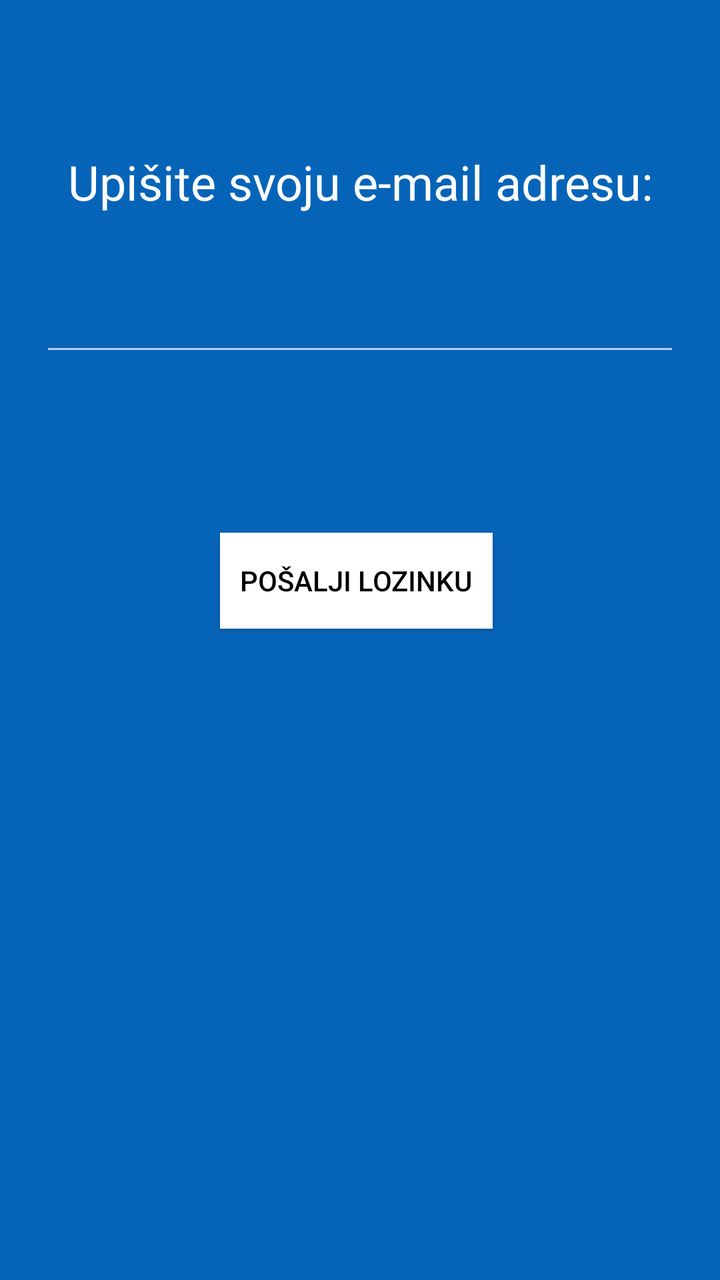
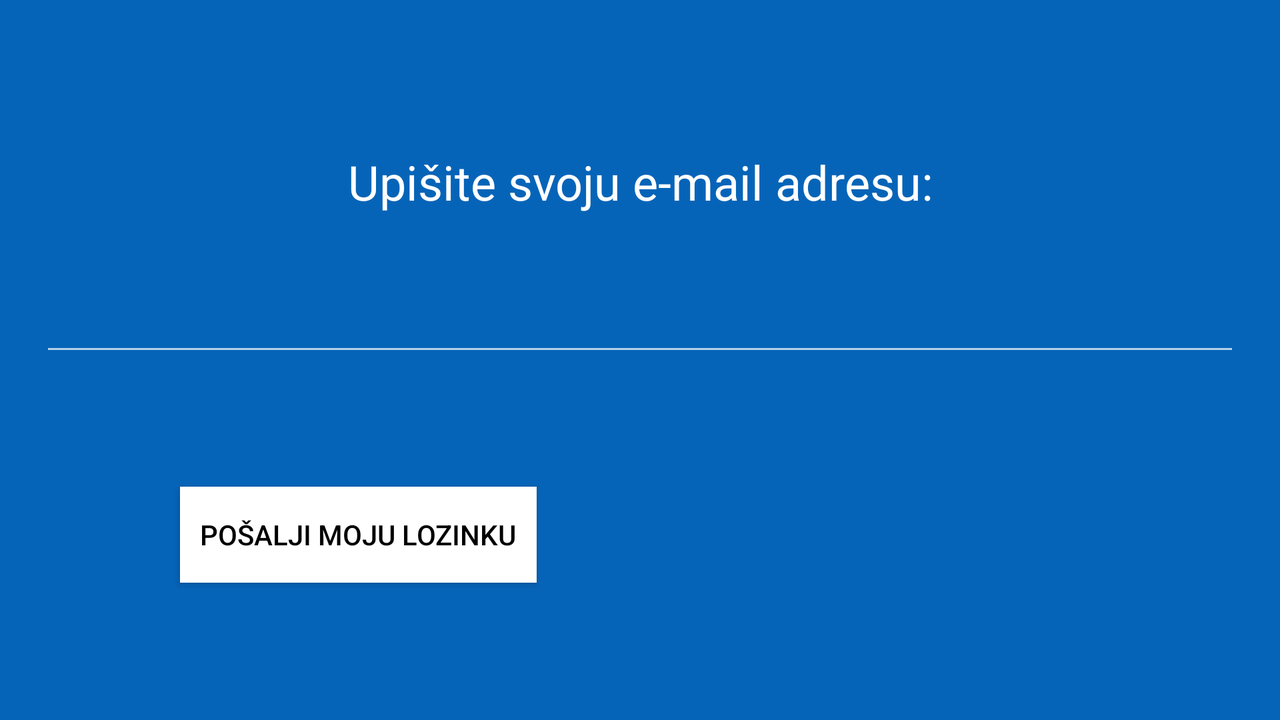

The same Android screen from two of the app's own layout files: first res/layout/ as a phone draws it, then the repository's variant for another configuration, drawn on a device whose configuration selects that folder. Both files follow.
<!-- AndroidManifest.xml: application theme AppTheme -->
<!-- res/layout/activity_lozinka.xml -->
<?xml version="1.0" encoding="utf-8"?>
<androidx.appcompat.widget.LinearLayoutCompat xmlns:android="http://schemas.android.com/apk/res/android"
    xmlns:app="http://schemas.android.com/apk/res-auto"
    xmlns:tools="http://schemas.android.com/tools"
    android:layout_width="match_parent"
    android:layout_height="match_parent"
    android:background="#0664b8"
    android:orientation="vertical"
    tools:context=".LozinkaActivity">

    <TextView
        android:id="@+id/textView_upis_email_adrese"
        android:layout_width="match_parent"
        android:layout_height="42dp"
        android:layout_marginTop="70dp"
        android:gravity="center"
        android:text="@string/upisite_svoju_e_mail_adresu"
        android:textColor="#FFFFFF"
        android:textSize="24sp" />

    <LinearLayout
        android:layout_width="match_parent"
        android:layout_height="wrap_content"
        android:layout_marginStart="20dp"
        android:layout_marginEnd="20dp">

        <com.google.android.material.textfield.TextInputLayout
            android:layout_width="match_parent"
            android:layout_height="wrap_content"
            app:errorEnabled="true">

            <com.google.android.material.textfield.TextInputEditText
                android:id="@+id/upisana_email_adresa"
                android:layout_width="match_parent"
                android:layout_height="60dp"
                android:inputType="textEmailAddress">

            </com.google.android.material.textfield.TextInputEditText>
        </com.google.android.material.textfield.TextInputLayout>


    </LinearLayout>

    <ProgressBar

        android:id="@+id/loading"
        android:layout_marginTop="5dp"
        android:layout_marginStart="150dp"
        android:layout_width="wrap_content"
        android:layout_height="wrap_content"
        android:indeterminate="true" />


    <Button
        android:id="@+id/button_restartaj_lozinku"
        android:layout_marginStart="110dp"
        android:layout_marginTop="10dp"
        android:background="#ffff"
        android:textColor="#000000"
        android:paddingStart="10dp"
        android:paddingEnd="10dp"
        android:layout_width="wrap_content"
        android:layout_height="wrap_content"
        android:text="POŠALJI LOZINKU" />

</androidx.appcompat.widget.LinearLayoutCompat>
<!-- resources referenced by this layout -->
<resources>
  <string name="upisite_svoju_e_mail_adresu">Upišite svoju e-mail adresu:</string>
  <style name="AppTheme" parent="Theme.AppCompat.NoActionBar">
          
          <item name="colorPrimary">#0664B8</item>
          <item name="colorPrimaryDark">#0664B8</item>
          <item name="colorAccent">#FFFFFF</item>
      </style>
</resources>
<!-- res/layout-land/activity_lozinka.xml (the repository's variant of the layout above) -->
<!-- drawn on the phone turned sideways -->
<?xml version="1.0" encoding="utf-8"?>
<androidx.appcompat.widget.LinearLayoutCompat xmlns:android="http://schemas.android.com/apk/res/android"
    xmlns:app="http://schemas.android.com/apk/res-auto"
    xmlns:tools="http://schemas.android.com/tools"
    android:layout_width="match_parent"
    android:layout_height="match_parent"
    android:background="#0664b8"
    android:orientation="vertical"
    tools:context=".LozinkaActivity">

    <TextView
        android:id="@+id/textView_upis_email_adrese"
        android:layout_width="match_parent"
        android:layout_height="42dp"
        android:layout_marginTop="70dp"
        android:gravity="center"
        android:text="@string/upisite_svoju_e_mail_adresu"
        android:textColor="#FFFFFF"
        android:textSize="24sp" />

    <LinearLayout
        android:layout_width="match_parent"
        android:layout_height="wrap_content"
        android:layout_marginStart="20dp"
        android:layout_marginEnd="20dp">

        <com.google.android.material.textfield.TextInputLayout
            android:layout_width="match_parent"
            android:layout_height="wrap_content"
            app:errorEnabled="true">

            <com.google.android.material.textfield.TextInputEditText
                android:id="@+id/upisana_email_adresa"
                android:layout_width="match_parent"
                android:layout_height="60dp"
                android:inputType="textEmailAddress">

            </com.google.android.material.textfield.TextInputEditText>
        </com.google.android.material.textfield.TextInputLayout>


    </LinearLayout>

    <Button
        android:id="@+id/button_restartaj_lozinku"
        android:layout_marginStart="90dp"
        android:layout_marginTop="40dp"
        android:background="#ffff"
        android:textColor="#000000"
        android:paddingStart="10dp"
        android:paddingEnd="10dp"
        android:layout_width="wrap_content"
        android:layout_height="wrap_content"
        android:text="@string/restartajte_lozinku" />


</androidx.appcompat.widget.LinearLayoutCompat>
<!-- resources referenced by the variant -->
<!-- as the phone turned sideways resolves them -->
<resources>
  <string name="restartajte_lozinku">POŠALJI MOJU LOZINKU</string>
  <string name="upisite_svoju_e_mail_adresu">Upišite svoju e-mail adresu:</string>
  <style name="AppTheme" parent="Theme.AppCompat.NoActionBar">
          
          <item name="colorPrimary">#0664B8</item>
          <item name="colorPrimaryDark">#0664B8</item>
          <item name="colorAccent">#FFFFFF</item>
      </style>
</resources>
